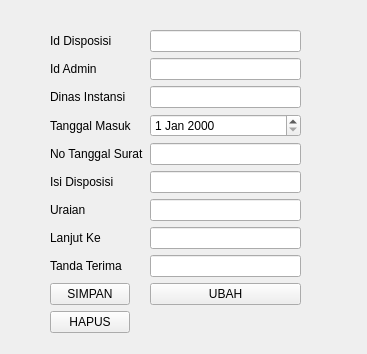
<?xml version="1.0" encoding="UTF-8"?>
<ui version="4.0">
 <class>Form</class>
 <widget class="QWidget" name="Form">
  <property name="geometry">
   <rect>
    <x>0</x>
    <y>0</y>
    <width>367</width>
    <height>354</height>
   </rect>
  </property>
  <property name="windowTitle">
   <string>Form</string>
  </property>
  <widget class="QWidget" name="formLayoutWidget">
   <property name="geometry">
    <rect>
     <x>50</x>
     <y>30</y>
     <width>251</width>
     <height>383</height>
    </rect>
   </property>
   <layout class="QFormLayout" name="formLayout">
    <item row="9" column="0">
     <widget class="QPushButton" name="BtnSimpan">
      <property name="text">
       <string>SIMPAN</string>
      </property>
     </widget>
    </item>
    <item row="9" column="1">
     <widget class="QPushButton" name="BtnUbah">
      <property name="text">
       <string>UBAH</string>
      </property>
     </widget>
    </item>
    <item row="10" column="0">
     <widget class="QPushButton" name="BtnHapus">
      <property name="text">
       <string>HAPUS</string>
      </property>
     </widget>
    </item>
    <item row="0" column="0">
     <widget class="QLabel" name="idDisposisiLabel">
      <property name="text">
       <string>Id Disposisi</string>
      </property>
     </widget>
    </item>
    <item row="0" column="1">
     <widget class="QLineEdit" name="idDisposisiLineEdit"/>
    </item>
    <item row="1" column="0">
     <widget class="QLabel" name="idAdminLabel">
      <property name="text">
       <string>Id Admin</string>
      </property>
     </widget>
    </item>
    <item row="1" column="1">
     <widget class="QLineEdit" name="idAdminLineEdit"/>
    </item>
    <item row="2" column="0">
     <widget class="QLabel" name="dinasInstansiLabel">
      <property name="text">
       <string>Dinas Instansi</string>
      </property>
     </widget>
    </item>
    <item row="2" column="1">
     <widget class="QLineEdit" name="dinasInstansiLineEdit"/>
    </item>
    <item row="3" column="0">
     <widget class="QLabel" name="tanggalMasukLabel">
      <property name="text">
       <string>Tanggal Masuk</string>
      </property>
     </widget>
    </item>
    <item row="3" column="1">
     <widget class="QDateEdit" name="tanggalMasukDateEdit"/>
    </item>
    <item row="4" column="0">
     <widget class="QLabel" name="noTanggalSuratLabel">
      <property name="text">
       <string>No Tanggal Surat</string>
      </property>
     </widget>
    </item>
    <item row="4" column="1">
     <widget class="QLineEdit" name="noTanggalSuratLineEdit"/>
    </item>
    <item row="5" column="0">
     <widget class="QLabel" name="isiDisposisiLabel">
      <property name="text">
       <string>Isi Disposisi</string>
      </property>
     </widget>
    </item>
    <item row="5" column="1">
     <widget class="QLineEdit" name="isiDisposisiLineEdit"/>
    </item>
    <item row="6" column="0">
     <widget class="QLabel" name="uraianLabel">
      <property name="text">
       <string>Uraian</string>
      </property>
     </widget>
    </item>
    <item row="6" column="1">
     <widget class="QLineEdit" name="uraianLineEdit"/>
    </item>
    <item row="7" column="0">
     <widget class="QLabel" name="lanjutKeLabel">
      <property name="text">
       <string>Lanjut Ke</string>
      </property>
     </widget>
    </item>
    <item row="7" column="1">
     <widget class="QLineEdit" name="lanjutKeLineEdit"/>
    </item>
    <item row="8" column="0">
     <widget class="QLabel" name="tandaTerimaLabel">
      <property name="text">
       <string>Tanda Terima</string>
      </property>
     </widget>
    </item>
    <item row="8" column="1">
     <widget class="QLineEdit" name="tandaTerimaLineEdit"/>
    </item>
   </layout>
  </widget>
 </widget>
 <resources/>
 <connections/>
</ui>
